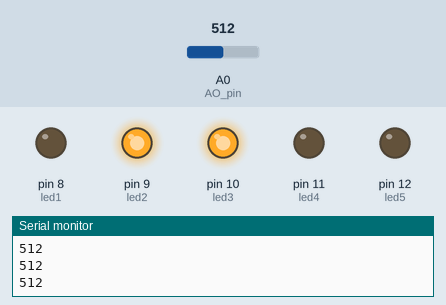
Simulated run of this sketch. Board: Arduino Uno, built with avr-gcc and run on an emulated ATmega328P. On the bench: output pins drawn as LEDs (lit = HIGH), the last lines printed to the serial monitor. Inputs (shaded band) come from the test bench; at power-on: A0 (AO_pin) = 512.

Above: at 1.2 s.
1.3 s: A0 (AO_pin) set to 40
2.8 s: A0 (AO_pin) set to 36
At 3.6 s:
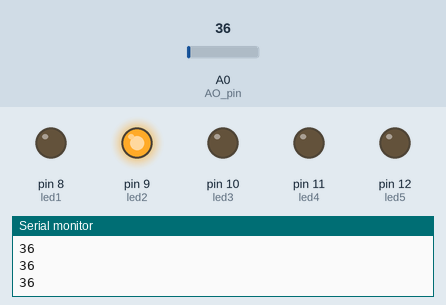
4.3 s: A0 (AO_pin) set to 0
At 4.9 s:
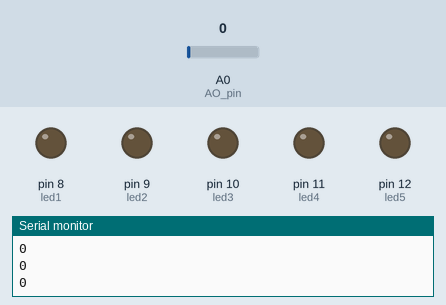
5.8 s: A0 (AO_pin) set to 1023
At 6.6 s:
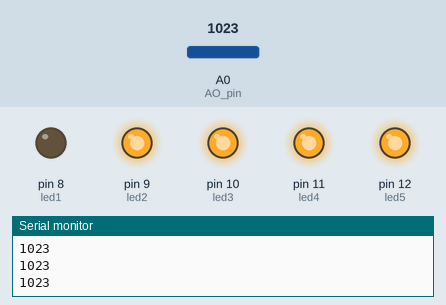
7.3 s: A0 (AO_pin) set to 1015
At 8.5 s:
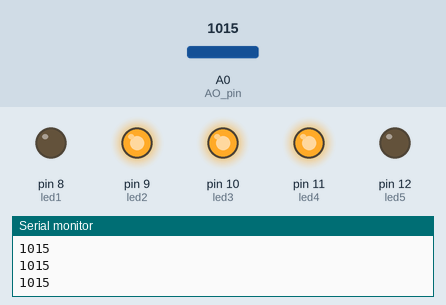
8.8 s: A0 (AO_pin) set to 900
At 9.3 s:
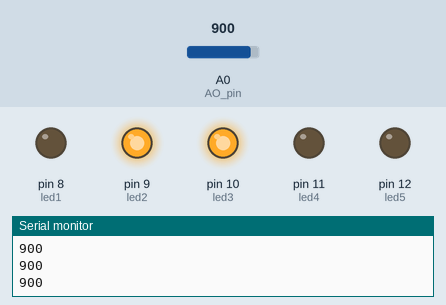
Timing chart, 0 to 11.4 s (numbered marks = the images above; inputs shaded):
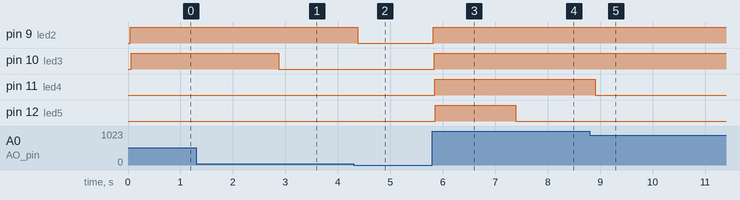

The sketch:

MICROPHONE.ino
```cpp
// Arduino pin numbers
//const int DO_pin = 2;
const int AO_pin = 0;
int sound;
int led1 = 8;
int led2 = 9;
int led3 = 10;
int led4 = 11;
int led5 = 12;


void setup() {
  //pinMode(DO_pin, INPUT);
  pinMode(led1, OUTPUT);
  pinMode(led2, OUTPUT);
  pinMode(led3, OUTPUT);
  pinMode(led4, OUTPUT);
  pinMode(led5, OUTPUT);
  Serial.begin(9600);
}

void loop() {

  delay(20);

    sound = analogRead(AO_pin);

    if (sound >= 0) {
    digitalWrite(led1, LOW);
    }
  delay(20);
    if (sound >= 34) {
    digitalWrite(led2, HIGH);
  }
    if (sound < 34) {
    digitalWrite(led2, LOW);
  }
  delay(20);
    if (sound >= 37) {
    digitalWrite(led3, HIGH);
  }
    if (sound < 37) {
    digitalWrite(led3, LOW);
  }
  delay(10);
    if (sound >= 1014) {
    digitalWrite(led4, HIGH);
  }
    if (sound < 1014) {
    digitalWrite(led4, LOW);
  }
  delay(10);
    if (sound >= 1016) {
    digitalWrite(led5, HIGH);
  }
    if (sound < 1016) {
    digitalWrite(led5, LOW);
  }

  //Serial.print(digitalRead(DO_pin));
  //Serial.print("----");
  Serial.println(sound);

}
```

Measured:
- the behaviour switches between 37 and 36 on A0 (AO_pin) (found by bisection; images 0 and 1)
- the behaviour switches between 1016 and 1015 on A0 (AO_pin) (found by bisection; images 3 and 4)
- after the input at 2.8 s, pin 10 (led3): HIGH → LOW after 0.07 s
- after the input at 4.3 s, pin 9 (led2): HIGH → LOW after 0.08 s
- after the input at 5.8 s, pin 9 (led2), pin 10 (led3): LOW → HIGH at once; pin 11 (led4): LOW → HIGH after 0.05 s; pin 12 (led5): LOW → HIGH after 0.06 s
- after the input at 7.3 s, pin 12 (led5): HIGH → LOW after 0.09 s
- after the input at 8.8 s, pin 11 (led4): HIGH → LOW after 0.10 s
